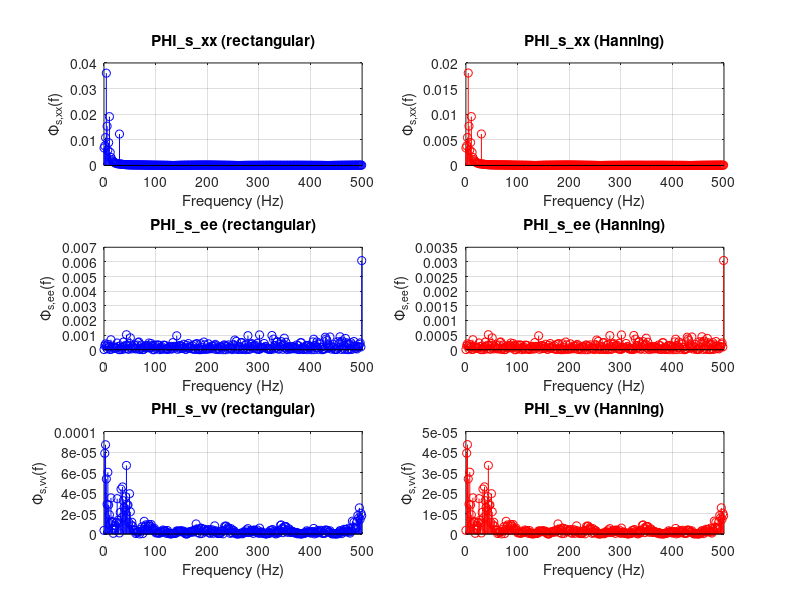

Reproduce this figure in MATLAB. (Note: this script raises an error after producing the figure.)
%% Sekcja 5: Metoda korelogramowa (okno Hanninga, Mw=N/5)
Tp = 0.001;
N=2000;
Mw = round(N/6);  % Mw=400 próbek
N = 2*Mw+1;
tau = (-Mw) : Mw;
n = 0:N-1;
sigma = 0.8;
x = sin(2*pi*5*n*Tp) + 0.5*sin(2*pi*10*n*Tp) + 0.25*sin(2*pi*30*n*Tp);
e = sigma * randn(1,N);
H = tf([0.1], [1, -0.9], Tp);
v = lsim(H, e, n*Tp)';



% DLA porównania z mniejszym okneml modyfikujemy Mw

rng(77,'twister'); % stałe ziarno generatora liczb losowych



x_DFT = Tp * fft(x);
e_DFT = Tp * fft(e);
v_DFT = Tp * fft(v);
% rectangle window (rectangular/boxcar) of length Mw (centered on 0..2*Mw)
% w_p should be length 2*Mw+1 to match rxx indexing (which is 2*Mw+1)
%w_p = ones(1, 2*Mw+1);  % prostokątne okno o wartości 1
w_p = zeros(2*Mw+1, 1);
for i = 1 : 2*Mw+1
    %tau_i = i - Mw;
    %if abs(tau_i) <= Mw
    w_p(i) = 1;  % długość 2*Mw+1
    %end
end
%w_p = ones(size(tau)); 

% compute autocorrelation of x (biased estimate) up to lag Mw
rxx = xcorr(x, x, Mw, 'biased');  % długość 2*Mw+1, odpowiada indeksom -Mw: Mw
ree = xcorr(e, e, Mw, 'biased');
rvv = xcorr(v, v, Mw, 'biased');
% ensure w_h (Hanning) used below aligns with rxx length
% form vector for summation: w_h is defined later, but here prepare rxx for use
corr_x = rxx;  % name used in the surrounding expression
corr_e = ree; 
corr_v = rvv; 

PHI_s_xx_p = Tp * sum(w_p .* corr_x .* x_DFT);
PHI_s_ee_p = Tp * sum(w_p .* corr_e .* e_DFT);
PHI_s_vv_p = Tp * sum(w_p .* corr_v .* v_DFT);

% Hanning window (okno Hanninga) of length 2*Mw+1, 
w_h = zeros(N, 1);
for i = 1 : 2*Mw+1
    %tau_i = i - Mw;
    %if abs(tau_i) <= Mw
    w_h(i) = 0.5 * (1 + cos(pi*i/Mw)); %tau_i/Mw));  % długość 2*Mw+1
    %end
end

PHI_s_xx_h = Tp * sum(w_h .* corr_x .* x_DFT); % 3 sinusy
PHI_s_ee_h = Tp * sum(w_h .* corr_e .* e_DFT); % szum biały
PHI_s_vv_h = Tp * sum(w_h .* corr_v .* v_DFT); % szum kolorowy
%%
k = -Mw:Mw;  % przesunizenia τ
lags = k;

% Prepare figure: 3 rows x 2 cols. Left column: PSD from rectangular window, right: PSD from Hanning
figure;

% Convert DFT frequency bins to Hz
fs = 1/Tp;
f = (0:N-1)*(fs/N);

% Plot PHI_s_xx_h (rectangular vs Hanning)
subplot(3,2,1);
stem(f, abs(PHI_s_xx_p), 'b-');
xlim([0 fs/2]); title('PHI\_s\_xx (rectangular)');
xlabel('Frequency (Hz)'); ylabel('\Phi_{s,xx}(f)'); grid on;

subplot(3,2,2);
stem(f, abs(PHI_s_xx_h), 'r-');
xlim([0 fs/2]); title('PHI\_s\_xx (Hanning)');
xlabel('Frequency (Hz)'); ylabel('\Phi_{s,xx}(f)'); grid on;

% Plot PHI_s_ee_h (rectangular vs Hanning)
subplot(3,2,3);
stem(f, abs(PHI_s_ee_p), 'b-');
xlim([0 fs/2]); title('PHI\_s\_ee (rectangular)');
xlabel('Frequency (Hz)'); ylabel('\Phi_{s,ee}(f)'); grid on;

subplot(3,2,4);
stem(f, abs(PHI_s_ee_h), 'r-');
xlim([0 fs/2]); title('PHI\_s\_ee (Hanning)');
xlabel('Frequency (Hz)'); ylabel('\Phi_{s,ee}(f)'); grid on;

% Plot PHI_s_vv_h (rectangular vs Hanning)
subplot(3,2,5);
stem(f, abs(PHI_s_vv_p), 'b-');
xlim([0 fs/2]); title('PHI\_s\_vv (rectangular)');
xlabel('Frequency (Hz)'); ylabel('\Phi_{s,vv}(f)'); grid on;

subplot(3,2,6);
stem(f, abs(PHI_s_vv_h), 'r-');
xlim([0 fs/2]); title('PHI\_s\_vv (Hanning)');
xlabel('Frequency (Hz)'); ylabel('\Phi_{s,vv}(f)'); grid on;

sgtitle('Porównanie PSD: prostokątne (niebieski) vs Hanning (czerwony)');

%%
% %% Estymatorem gęstości widmowej mocy o mniejszej wariancji jest estymator wyznaczany metodą korelogramową (pośrednią) w użyciem tzw. okna przesunięciowego.
% % PSD szumu białego e(nTp) - N=2000, σ=0.8
% Tp=0.001; N=2000; n=0:N-1;
% sigma=0.8; e=sigma*randn(1,N);
% 
% % Periodogram (14)
% Ek=Tp*fft(e); Phi_p=(Tp/N)*abs(Ek).^2;
% 
% % Korelogram (16) - okno Hanning Mw=N/5
% Mw=round(N/5); r=xcorr(e,Mw,'biased'); 
% w=0.5*(1-cos(2*pi*(0:Mw)'/(2*Mw))); w=[w(end:-1:2);w];
% Phi_k=Tp*real(ifft(fft(r.*w(1:length(r)),length(r)))); Phi_k=Phi_k(1:N);
% 
% f=(0:N/2-1)*(1/Tp)/N;  % Hz
% figure;
% semilogy(f,Phi_p(1:N/2),'b-',f,Phi_k(1:N/2),'r--'); 
% hold on; yline(sigma^2,'g:','σ²=0.64');
% title('Periodogram (niebieski) vs Korelogram (czerwony)'); 
% xlim([0 250]); legend; grid on;
